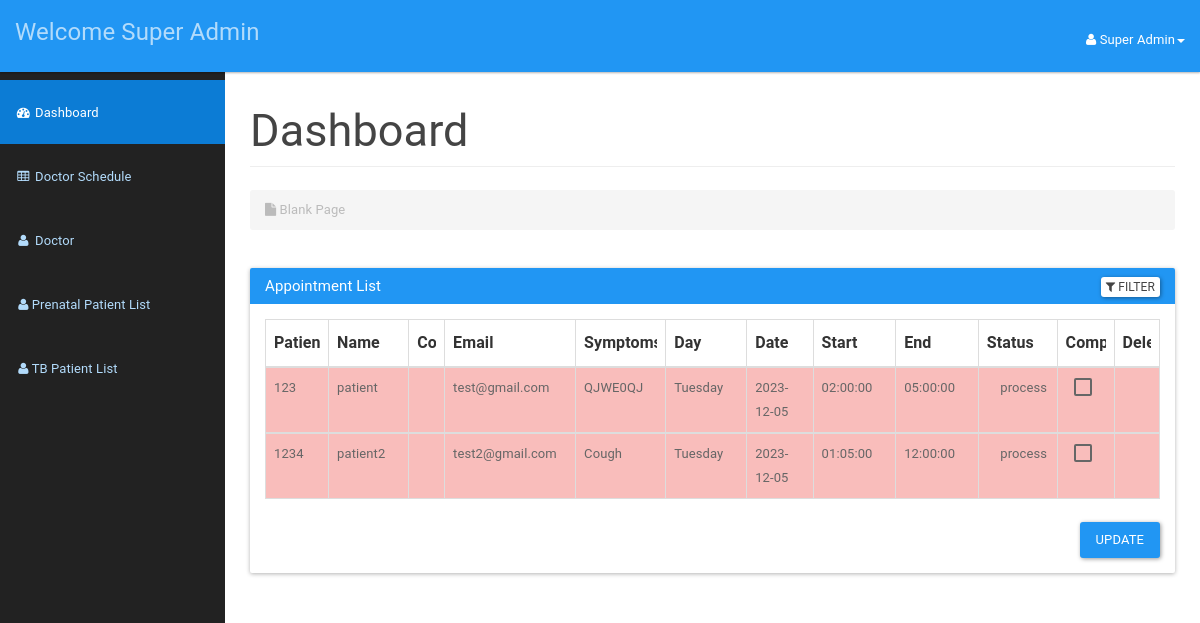
The app's page /doctor/doctordashboard.php (signed in), older data.
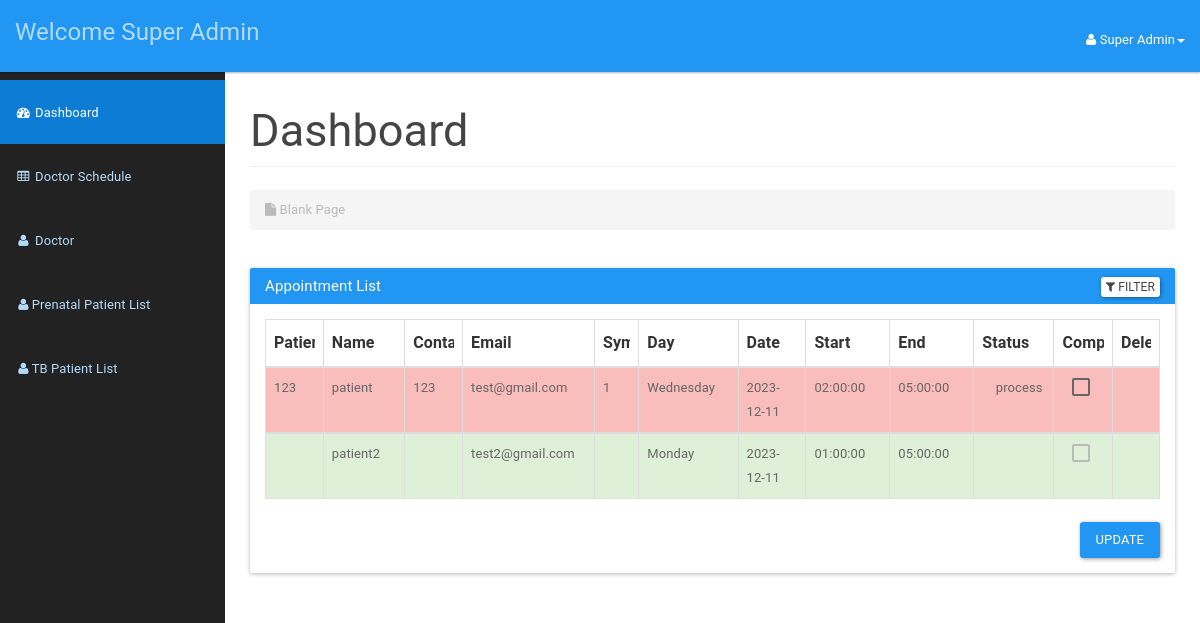
The same page, newer data.
### tables this page shows
CREATE TABLE `appointment` (
  `appId` int(3) NOT NULL,
  `philhealthId` bigint(12) NOT NULL,
  `scheduleId` int(10) NOT NULL,
  `appSymptom` varchar(100) NOT NULL,
  `appComment` varchar(100) NOT NULL,
  `status` varchar(10) NOT NULL DEFAULT 'process',
  `pregnancyWeek` varchar(255) DEFAULT NULL,
  `weight` varchar(255) DEFAULT NULL,
  `bloodPressure` varchar(20) DEFAULT NULL
);

CREATE TABLE `patient` (
  `philhealthId` bigint(12) NOT NULL,
  `password` varchar(20) NOT NULL,
  `patientFirstName` varchar(20) NOT NULL,
  `patientLastName` varchar(20) NOT NULL,
  `patientMaritialStatus` varchar(10) NOT NULL,
  `patientDOB` date NOT NULL,
  `patientGender` varchar(10) NOT NULL,
  `patientAddress` varchar(100) NOT NULL,
  `patientPhone` varchar(15) NOT NULL,
  `patientEmail` varchar(100) NOT NULL,
  `appointmentType` enum('tb','prenatal') NOT NULL DEFAULT 'tb'
);

CREATE TABLE `doctorschedule` (
  `scheduleId` int(11) NOT NULL,
  `scheduleDate` date NOT NULL,
  `scheduleDay` varchar(15) NOT NULL,
  `startTime` time NOT NULL,
  `endTime` time NOT NULL,
  `bookAvail` varchar(10) NOT NULL,
  `doctorId` int(11) DEFAULT NULL
);

CREATE TABLE `tbappointment` (
  `appId` int(11) NOT NULL,
  `philhealthId` bigint(20) NOT NULL,
  `scheduleId` int(11) NOT NULL,
  `appSymptom` text NOT NULL,
  `currentMedications` varchar(255) DEFAULT NULL,
  `symptomDuration` varchar(50) DEFAULT NULL,
  `allergies` varchar(255) DEFAULT NULL,
  `status` varchar(50) DEFAULT 'process',
  `additionalInfo` text DEFAULT NULL,
  `createdAt` timestamp NOT NULL DEFAULT current_timestamp()
);

### doctor/doctordashboard.php (the view, shortened to what the changed rows need)
<?php
include_once '../assets/conn/dbconnect.php';
$usersession = $_SESSION['doctorSession'];
$res = mysqli_query($con, "SELECT * FROM doctor WHERE doctorId=" . $usersession);
$userRow = mysqli_fetch_array($res, MYSQLI_ASSOC);
?>
<!DOCTYPE html>
<html lang="en">
<head>
    <link href="assets/css/material.css" rel="stylesheet">
    <link href="assets/css/sb-admin.css" rel="stylesheet">
    <link href="assets/css/style.css" rel="stylesheet">
    <link href="assets/font-awesome/css/font-awesome.css" rel="stylesheet">
</head>
<body>
    <div id="wrapper">
        <div id="page-wrapper">
            <div class="container-fluid">
                <div class="row">
                    <div class="col-lg-12">
                        <h2 class="page-header">
                            Dashboard
                        </h2>
                    </div>
                </div>
                <div class="panel panel-primary filterable">
                    <div class="panel-body">
                        <table class="table table-hover table-bordered">
                            <thead>
                                <tr class="filters">
                                    <th><input type="text" class="form-control" placeholder="Patient ID" disabled></th>
                                    <th><input type="text" class="form-control" placeholder="Name" disabled></th>
                                    <th><input type="text" class="form-control" placeholder="Contact No." disabled></th>
                                    <th><input type="text" class="form-control" placeholder="Email" disabled></th>
                                    <th><input type="text" class="form-control" placeholder="Symptoms" disabled></th>
                                    <th><input type="text" class="form-control" placeholder="Day" disabled></th>
                                    <th><input type="text" class="form-control" placeholder="Date" disabled></th>
                                    <th><input type="text" class="form-control" placeholder="Start" disabled></th>
                                    <th><input type="text" class="form-control" placeholder="End" disabled></th>
                                    <th><input type="text" class="form-control" placeholder="Status" disabled></th>
                                    <th><input type="text" class="form-control" placeholder="Complete" disabled></th>
                                    <th><input type="text" class="form-control" placeholder="Delete" disabled></th>
                                </tr>
                            </thead>
                            <?php
                            $doctorRole = $userRow['doctorRole'];
                            if ($doctorRole == 'superAdmin') {
                                $sqlQuery = "SELECT
    a.*,
    b.*,
    c.philhealthId AS tbPhilhealthId,
    c.status AS tbStatus,
    d.scheduleDay,
    d.scheduleDate,
    d.startTime,
    d.endTime
FROM patient a
LEFT JOIN appointment b ON a.philhealthId = b.philhealthId
LEFT JOIN tbappointment c ON a.philhealthId = c.philhealthId
LEFT JOIN doctorschedule d ON COALESCE(b.scheduleId, c.scheduleId) = d.scheduleId
WHERE (b.appId IS NOT NULL OR c.appId IS NOT NULL)
ORDER BY COALESCE(b.appId, c.appId) DESC";
                            } else if ($doctorRole == 'Pulmonologist') {
                                $sqlQuery = "SELECT a.*, b.*, c.*
                                FROM patient a
                                JOIN tbappointment b ON a.philhealthId = b.philhealthId
                                JOIN doctorschedule c ON b.scheduleId = c.scheduleId
                                WHERE a.appointmentType = 'tb'
                                ORDER BY appId DESC";
                            }
                            $res = mysqli_query($con, $sqlQuery);
                            while ($appointment = mysqli_fetch_array($res)) {
                                if ($appointment['status'] == 'process') {
                                    $status = "danger";
                                    $icon = 'remove';
                                    $checked = '';
                                } else {
                                    $status = "success";
                                    $icon = 'ok';
                                    $checked = 'disabled';
                                }
                                echo "<tbody>";
                                echo "<tr class='$status'>";
                                echo "<td>" . $appointment['philhealthId'] . "</td>";
                                echo "<td>" . $appointment['patientLastName'] . "</td>";
                                echo "<td>" . $appointment['patientPhone'] . "</td>";
                                echo "<td>" . $appointment['patientEmail'] . "</td>";
                                echo "<td>" . $appointment['appSymptom'] . "</td>";
                                echo "<td>" . $appointment['scheduleDay'] . "</td>";
                                echo "<td>" . $appointment['scheduleDate'] . "</td>";
                                echo "<td>" . $appointment['startTime'] . "</td>";
                                echo "<td>" . $appointment['endTime'] . "</td>";
                                echo "<td><span class='glyphicon glyphicon-" . $icon . "' aria-hidden='true'></span>" . ' ' . "" . $appointment['status'] . "</td>";
                                echo "<form method='POST'>";
                                echo "<td class='text-center'><input type='checkbox' name='enable' id='enable' value='" . $appointment['appId'] . "' onclick='chkit(" . $appointment['appId'] . ",this.checked);' " . $checked . "></td>";
                                echo "<td class='text-center'><a href='#' id='" . $appointment['appId'] . "' class='delete'><span class='glyphicon glyphicon-trash' aria-hidden='true'></span></a>
                                </td>";
                            }
                            echo "</tr>";
                            echo "</tbody>";
                            echo "</table>";
                            ?>
                    </div>
                </div>
            </div>
        </div>
    </div>
</body>
</html>

Row changes from the older to the newer data that the page shows:
removed appointment: philhealthId "123", philhealthId.patientLastName "patient", philhealthId.patientEmail "test@gmail.com", appSymptom "QJWE0QJ", scheduleId.scheduleDay "Tuesday", scheduleId.scheduleDate "2023-12-05", scheduleId.startTime "02:00:00", scheduleId.endTime "05:00:00", status "process"
removed appointment: philhealthId "1234", philhealthId.patientLastName "patient2", philhealthId.patientEmail "test2@gmail.com", appSymptom "Cough", scheduleId.scheduleDay "Tuesday", scheduleId.scheduleDate "2023-12-05", scheduleId.startTime "01:05:00", scheduleId.endTime "12:00:00", status "process"
added appointment: philhealthId "123", philhealthId.patientLastName "patient", philhealthId.patientPhone "123", philhealthId.patientEmail "test@gmail.com", appSymptom "1", scheduleId.scheduleDay "Wednesday", scheduleId.scheduleDate "2023-12-11", scheduleId.startTime "02:00:00", scheduleId.endTime "05:00:00", status "process"
added tbappointment: philhealthId.patientLastName "patient2", philhealthId.patientEmail "test2@gmail.com", scheduleId.scheduleDay "Monday", scheduleId.scheduleDate "2023-12-11", scheduleId.startTime "01:00:00", scheduleId.endTime "05:00:00"
